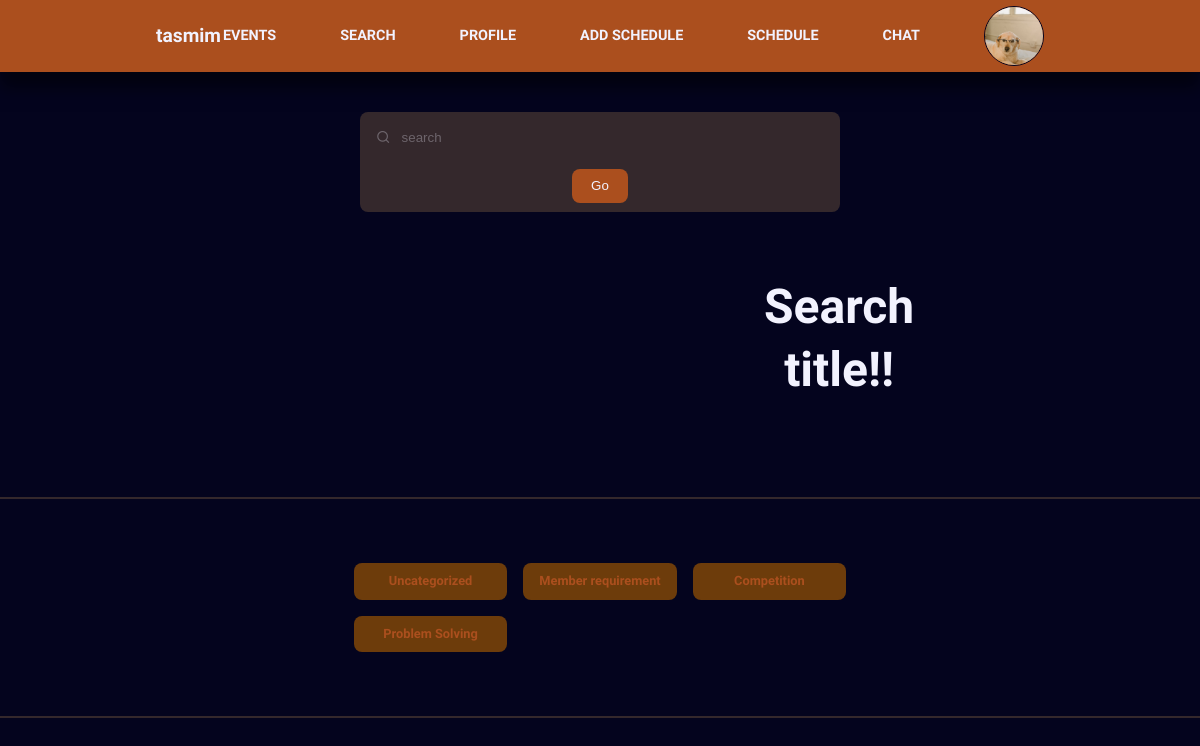
The page /user_search.php (signed in) on the database its author committed.
### tables this page shows
CREATE TABLE `users` (
  `id` int(11) NOT NULL,
  `name` varchar(255) NOT NULL,
  `email` varchar(255) NOT NULL,
  `phone` bigint(255) NOT NULL,
  `password` varchar(255) NOT NULL,
  `user_type` varchar(255) NOT NULL,
  `photo` varchar(255) NOT NULL
);

CREATE TABLE `category` (
  `id` int(11) NOT NULL,
  `title` varchar(255) NOT NULL,
  `description` varchar(255) NOT NULL
);

### user_search.php (the view, shortened to what this page needs)
<?php
require 'header_one.php';
require 'db.php';
$category = "SELECT*FROM category";
$category_res = mysqli_query($db_connection,$category);
?>
<section class="search__bar">
    <form class="container search__bar-container" action="user_search.php" method="GET">
        <div>
            <i class="uil uil-search"></i>
            <input type="search" name="search" placeholder="search">
        </div>
        <button type="submit" name="submit" class="btn">Go</button>
    </form>
</section>
<section class="posts">
    <div class="container posts__container">
        <?php
        if (isset($_SESSION['search'])) { ?>
            <strong style="color:#ff3636; font-size: large; text-align:center; margin-left: 38rem;">
                <h1><?= $_SESSION['search'] ?></h1>
            </strong>
        <?php } ?>
    </div>
</section>
<section class="category__buttons">
    <div class="container category__buttons-container">
    <?php foreach ($category_res as $cati) { ?>
        <a href="category_event.php?id=<?=$cati['id'] ?>" class="category__button"><?=$cati['title']?></a>
        <?php } ?>
    </div>
</section>

### header_one.php (shortened to what this page needs)
<?php
require 'db.php';
$profile_id = $_SESSION['id'];
$select_loggedin_user = "SELECT * FROM users WHERE id=$profile_id";
$select_loggedin_user_result = mysqli_query($db_connection,$select_loggedin_user);
$select_loggedin_user_result_after_assoc = mysqli_fetch_assoc($select_loggedin_user_result);
?>
<!DOCTYPE html>
<html lang="en">
<head>
    <link rel="stylesheet" href="./style2.css">
    <link rel="stylesheet" href="https://unicons.iconscout.com/release/v4.0.0/css/line.css">
</head>
<body>
 <nav>
    <div class="container nav__container">
        <a href="index.html" class="nav__logo"><?=$select_loggedin_user_result_after_assoc['name']?></a>
        <ul class="nav__items">
            <li><a href="events.php"><b>EVENTS</b></a></li>
            <li><a href="user_search.php"><b>SEARCH</b></a></li>
            <li><a href="user_profile.php"><b>PROFILE</b></a></li>
            <li><a href="schedule_form.php"><b>ADD SCHEDULE</b></a></li>
            <li><a href="schedule_dashboard.php"><b>SCHEDULE</b></a></li>
            <li><a href="chat.php?id=<?=$profile_id?>"><b>CHAT</b></a></li>
            <li class="nav__profile">
                <div class="avater">
                <?php
                    if($select_loggedin_user_result_after_assoc['photo']==null){?>
                    <img src="./images/photo.jpg">
                    <?php }else{?>
                        <img width="60px" height="60px"  src="./uploads/profile_pic/<?=$select_loggedin_user_result_after_assoc['photo'] ?>" alt="">
                    <?php }?>
                </div>
            </li>
        </ul>
    </div>
</nav>

### style2.css (style rules this page uses)
:root { --color-primary:#ab4f1e; --color-primary-light:hsl(21, 79%, 19%); --color-red:rgb(158, 16, 16); --color-red-light:hsla(4, 78%, 49%, 0.433); --color-green:#00c476; --color-green-light:rgba(223, 123, 36, 0.15); --color-gray-900:#34282C; --color-gray-700:#6d3c0b; --color-gray-300:rgba(242,242,254,0.3); --color-gray-200:rgba(242,242,254,0.7); --color-white:#f2f2fe; --color-bg:#04041e; --border:#C19A6B; --danger:#f44d16; --transition:all 1000ms ease; --container-width-lg:74%; --container-width-md:88%; --form-width:40%; --card-border-radius-1:0.3rem; --card-border-radius-2:0.5rem; --card-border-radius-3:0.8rem; --card-border-radius-4:2rem; --card-border-radius-5:5rem; }
* { margin: 0; padding: 0; outline: 0; border: 0; appearance: 0; list-style: none; text-decoration: none; box-sizing: border-box; }
body { font-family: 'Montserrat Alternates', sans-serif; line-height: 1.6; color: var(--color-gray-200); overflow-x: hidden; background: var(--color-bg); font-size: 0.9rem; }
.container { width: var(--container-width-lg); max-width: 1800px; margin-inline: auto; }
section { margin-top: 3rem; width: 100vw; }
h1,h2,h3,h4,h5 { color: var(--color-white); line-height: 1.3; }
h1 { font-size: 3rem; margin: 1rem 0; }
a { color: var(--color-white); transition: var(--transition); }
img { display: block; width: 100%; object-fit: cover; }
nav { background: var(--color-primary); width: 100vw; height: 4.5rem; position: fixed; top: 0; z-index: 10; box-shadow: 0 1rem 1rem rgb(0, 0, 0,0.5); }
.nav__container { height: 100%; display: flex; align-items: center; justify-content: space-between; }
.avater { width:60px; aspect-ratio: 1/1; border-radius: 50%; overflow: hidden; border: 0.1rem solid var(--color-bg); }
.nav__logo { font-weight: 600; font-size: 1.2rem; }
.nav__items { display: flex; align-items: center; gap: 4rem; }
.nav__profile { position: relative; cursor: pointer; }
.category__button { background: var(--color-gray-700); color: var(--color-primary); display: inline-block; padding: 0.5rem 1rem; border-radius: var(--card-border-radius-2); font-weight: 600; font-size: 0.8rem; text-align: center; }
.posts__container { display: grid; grid-template-columns: repeat(3, 1fr); gap: 5rem; margin-bottom: 5rem; }
.category__buttons { padding: 4rem 0; border-top: 2px solid var(--color-gray-900); border-bottom: 2px solid var(--color-gray-900); }
.category__buttons-container { width: fit-content; display: grid; grid-template-columns: repeat(3,1fr); gap: 1rem; }
.search__bar { margin-top: 7rem; }
.search__bar-container { position: relative; width: 30rem; background: var(--color-gray-900); display: flex; align-items: center; justify-content: space-between; overflow: hidden; padding: 0.6rem 1rem; border-radius: var(--card-border-radius-2); color: var(--color-gray-300); }
.search__bar-container > div { width: 100%; display: flex; align-items: center; }
.search__bar input { background: transparent; margin-left: 0.7rem; padding: 0.5rem 0; width: 100%; }
.search__bar input::placeholder { color: var(--color-gray-300); }
.btn { display: inline-block; width: fit-content;padding: 0.6rem 1.2rem; background: var(--color-primary); border-radius: var(--card-border-radius-2); cursor: pointer; transition: var(--transition); color: var(--color-white); }
form { display: flex; flex-direction: column; gap: 1rem; }
input,textarea,select { padding: 0.8rem 1.4rem; background: var(--color-gray-900); border-radius: var(--card-border-radius-2); resize: none; color: var(--color-white); }

### rows shown on the page
users: name "tasmim", photo (picture)
category: title "Uncategorized"
category: title "Member requirement"
category: title "Competition"
category: title "Problem Solving"

### other values the page prints
$_SESSION['search'] "Search title!!"
